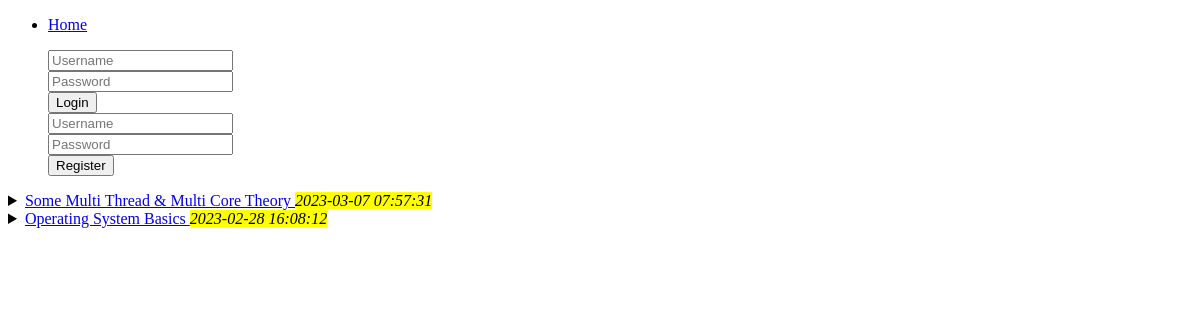
/index, run on the app's committed database.
### tables this page shows
CREATE TABLE posts (
    id INTEGER PRIMARY KEY AUTOINCREMENT,
    timestamp DATETIME NOT NULL,
    date TEXT NOT NULL,
    title TEXT NOT NULL,
    content TEXT NOT NULL
);

### app.py (the view)
@app.route('/')
@app.route('/index')
def index():
   conn = sqlite3.connect('database.db')
   conn.row_factory = sqlite3.Row
   posts = conn.execute('SELECT * FROM posts ORDER BY timestamp DESC').fetchall()
   conn.close()
   return render_template('index.html', posts=posts)

### templates/index.html (shortened to what this page needs)
{% extends "base.html" %}
{% block content %}
{% for post in posts %}
<div class="post">
    <details>
        <summary>
            <a href={{'/post/%s'%post['id']}}>{{ post['title'] }} </a>
            <mark><em>{{ post['date'] }}</em></mark>
        </summary>
    </details>
    {% endfor %}
</div>
</div>
{% endblock %}

### data on the page
posts: title "Some Multi Thread & Multi Core Theory", date "2023-03-07 07:57:31"
posts: title "Operating System Basics", date "2023-02-28 16:08:12"
